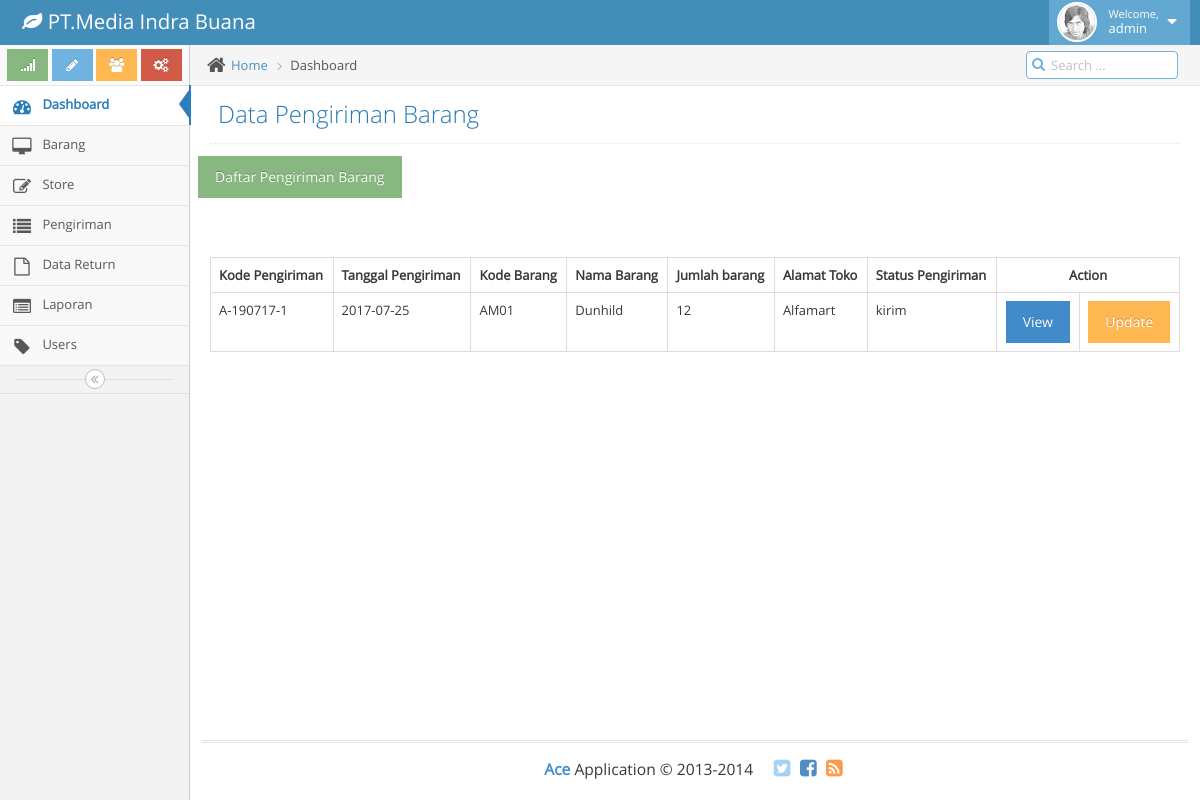
Page /Admin/pengiriman/data_pengiriman.php on the committed database.
### tables this page shows
CREATE TABLE `pengiriman` (
  `kode_pengiriman` varchar(11) NOT NULL,
  `tgl_pengiriman` date DEFAULT NULL,
  `kode_barang` varchar(11) DEFAULT NULL,
  `harga_satuan` int(20) DEFAULT NULL,
  `jumlah_barang` int(11) DEFAULT NULL,
  `kode_toko` varchar(11) DEFAULT NULL,
  `kode_status_pengiriman` int(11) DEFAULT NULL,
  `created_at` datetime DEFAULT NULL,
  `created_by` int(11) DEFAULT NULL,
  `modified_at` datetime DEFAULT NULL,
  `modified_by` int(11) DEFAULT NULL,
  PRIMARY KEY (`kode_pengiriman`)
);

CREATE TABLE `store` (
  `kode_toko` varchar(11) NOT NULL,
  `nama_toko` varchar(100) DEFAULT NULL,
  `alamat` text NOT NULL,
  `created_at` datetime DEFAULT NULL,
  `created_by` int(11) DEFAULT NULL,
  `modified_at` datetime DEFAULT NULL,
  `modified_by` int(11) DEFAULT NULL,
  PRIMARY KEY (`kode_toko`)
);

CREATE TABLE `barang` (
  `kode_barang` varchar(11) NOT NULL,
  `nama_barang` varchar(50) DEFAULT NULL,
  `brand` varchar(20) DEFAULT NULL,
  `isi` int(11) DEFAULT NULL,
  `harga` int(20) DEFAULT NULL,
  `created_at` datetime DEFAULT NULL,
  `created_by` varchar(20) DEFAULT NULL,
  `modified_at` datetime DEFAULT NULL,
  `modified_by` varchar(20) DEFAULT NULL,
  PRIMARY KEY (`kode_barang`)
);

CREATE TABLE `status_barang` (
  `id` int(11) NOT NULL AUTO_INCREMENT,
  `status` varchar(11) DEFAULT NULL,
  PRIMARY KEY (`id`)
);

### public/Admin/pengiriman/data_pengiriman.php (the view, shortened to what this page needs)
<!DOCTYPE html>
<html lang="en">
	<head>
		<link rel="stylesheet" href="../../assets/css/bootstrap.min.css" />
		<link rel="stylesheet" href="../../assets/font-awesome/4.5.0/css/font-awesome.min.css" />
		<link rel="stylesheet" href="../../assets/css/ace.min.css" class="ace-main-stylesheet" id="main-ace-style" />
		<link rel="stylesheet" href="../../assets/css/ace-skins.min.css" />
		<link rel="stylesheet" href="../../assets/css/ace-rtl.min.css" />
	</head>
	<body class="no-skin">
		<?php require 'main/head.php'; ?>
		<div class="main-container ace-save-state" id="main-container">
			<?php require 'main/aside.php'; ?>
			<div class="main-content">
				<div class="main-content-inner">
					<div class="breadcrumbs ace-save-state" id="breadcrumbs">
						<ul class="breadcrumb">
							<li>
								<i class="ace-icon fa fa-home home-icon"></i>
								<a href="#">Home</a>
							</li>
							<li class="active">Dashboard</li>
						</ul>
						<div class="nav-search" id="nav-search">
							<form class="form-search">
								<span class="input-icon">
									<input type="text" placeholder="Search ..." class="nav-search-input" id="nav-search-input" autocomplete="off" />
									<i class="ace-icon fa fa-search nav-search-icon"></i>
								</span>
							</form>
						</div>
					</div>
					<div class="page-content">
						<div class="page-header">
							<h1>
								Data Pengiriman Barang
							</h1>
						</div>
						<div class="row">
						<a href="pengiriman.php"><button class="btn btn-success">Daftar Pengiriman Barang</button></a>
						<br>
						<br>
						</div>
						<br>
						<br>
						<div class="row">
							<div class="col-xs-12">
								<table class="table table-bordered table-hover">
									<tr>
										<th>Kode Pengiriman</th>
										<th>Tanggal Pengiriman</th>
										<th>Kode Barang</th>
										<th>Nama Barang</th>
										<th>Jumlah barang</th>
										<th>Alamat Toko</th>
										<th>Status Pengiriman</th>
										<th colspan="3"><center>Action</center></th>
									</tr>
									<?php
										$query = mysql_query("SELECT a.`kode_pengiriman`,a.`tgl_pengiriman`,a.`jumlah_barang`,b.`kode_toko`,b.`nama_toko`,c.`brand`,d.`status` FROM pengiriman AS a LEFT JOIN store AS b ON a.`kode_toko`=b.`kode_toko` LEFT JOIN barang	AS c ON a.`kode_barang`=c.`kode_barang`  JOIN status_barang AS d ON a.`kode_status_pengiriman`=d.`id` ORDER BY tgl_pengiriman DESC") or die(mysql_error());
									 ?>
									 <?php while ($data = mysql_fetch_array($query)) { ?>
									<tr>
										<td><?php echo $data['kode_pengiriman']; ?></td>
										<td><?php echo $data['tgl_pengiriman']; ?></td>
										<td><?php echo $data['kode_toko']; ?></td>
										<td><?php echo $data['brand']; ?></td>
										<td><?php echo $data['jumlah_barang']; ?></td>
										<td><?php echo $data['nama_toko']; ?></td>
										<td><?php echo $data['status']; ?></td>
										<td><center><a href="view_pengiriman.php?kode_pengiriman=<?php echo $data['kode_pengiriman']; ?>"><button class="btn btn-primary">View</button></a></center></td>
										<td><center><a href="edit_pengiriman.php?kode_pengiriman=<?php echo $data['kode_pengiriman']?>"><button class="btn btn-warning">Update</button></a></center></td>
									</tr>
									<?php } ?>
								</table>
							</div>
						</div>
					</div>
				</div>
			</div>
			<?php require 'main/footer.php'; ?>
		</div>
	</body>
</html>

### rows in the picture
pengiriman: kode_pengiriman "A-190717-1", tgl_pengiriman "2017-07-25", kode_toko.kode_toko "AM01", kode_barang.brand "Dunhild", jumlah_barang "12", kode_toko.nama_toko "Alfamart", status_barang.status "kirim"
